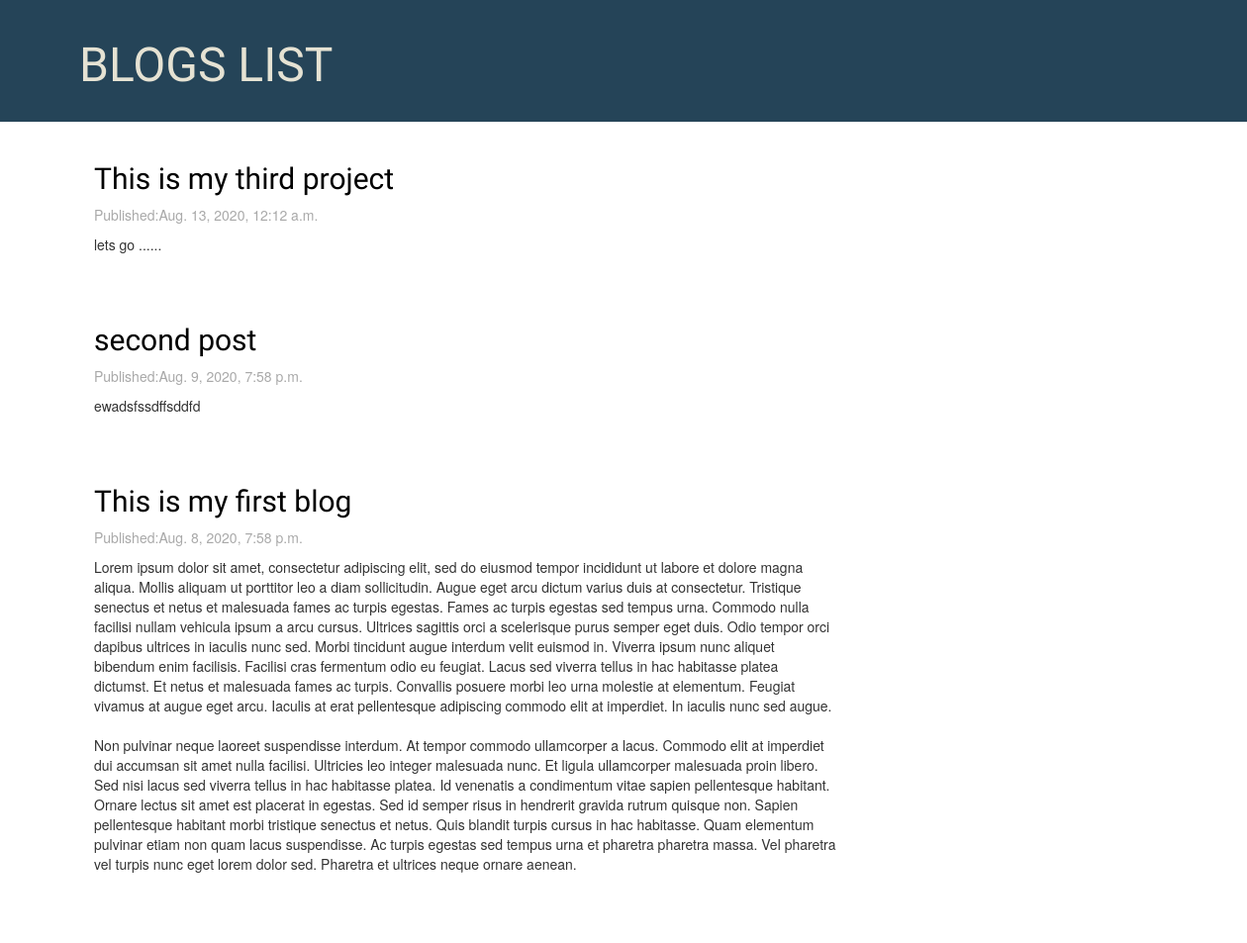
Before: / with the older database file.
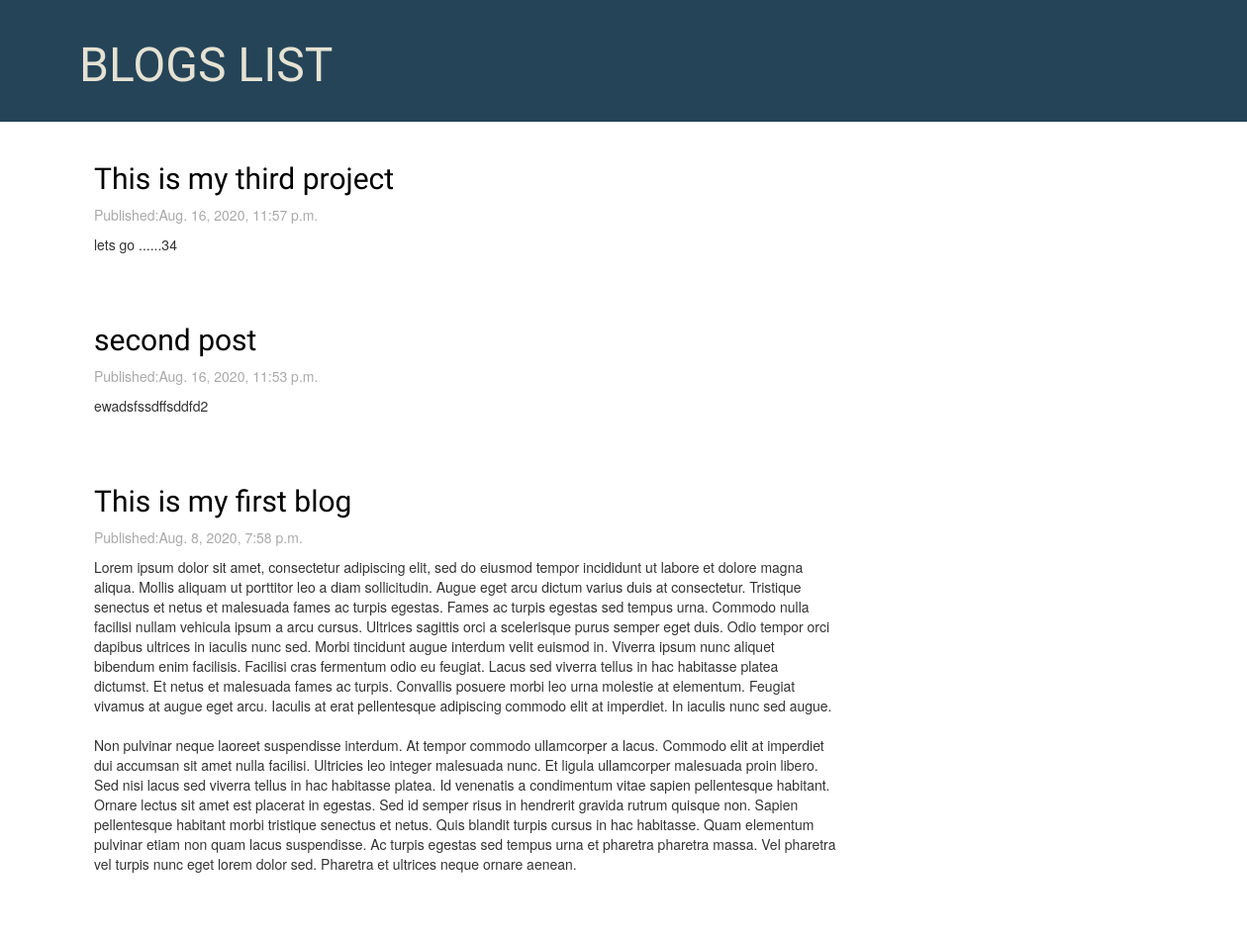
After: the same page with the newer database file.
### blog/models.py (models this page shows, shortened)
class Post(models.Model):
    author=models.ForeignKey('auth.User',on_delete=models.CASCADE)
    title=models.CharField(max_length=200)
    text=models.TextField()
    created_date=models.DateTimeField(default=timezone.now)
    published_date=models.DateTimeField(blank=True,null=True)

### blog/views.py (the view)
# urls.py: path('', views.post_list, name='post_list'),
def post_list(request):
    posts=Post.objects.filter(published_date__lte=timezone.now()).order_by('-published_date')
    stuff={'posts':posts}
    return render(request,'blog/post_list.html',stuff)

### blog/templates/blog/post_list.html
{% extends 'blog/base.html' %}
  {% block content %}
    {% for post in posts %}
    <div class="post">
      <h2><a href="{% url 'detail' post.pk %}">{{post.title}}</a></h2>
      <p class="publish">Published:{{post.published_date}}</p>
      <p>{{post.text|linebreaksbr}}</p>
    </div>
    {% endfor %}
  {% endblock %}

Changed rows visible on the page:
changed Post "This is my third project": published_date "Aug. 13, 2020, 12:12 a.m." → "Aug. 16, 2020, 11:57 p.m."; text "lets go ......" → "lets go ......34"
changed Post "second post": published_date "Aug. 9, 2020, 7:58 p.m." → "Aug. 16, 2020, 11:53 p.m."; text "ewadsfssdffsddfd" → "ewadsfssdffsddfd2"
